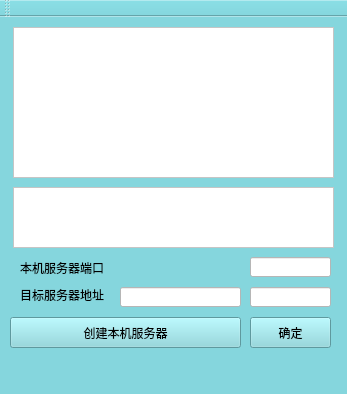
<?xml version="1.0" encoding="UTF-8"?>
<ui version="4.0">
 <class>MainWindow</class>
 <widget class="QMainWindow" name="MainWindow">
  <property name="geometry">
   <rect>
    <x>0</x>
    <y>0</y>
    <width>347</width>
    <height>394</height>
   </rect>
  </property>
  <property name="sizePolicy">
   <sizepolicy hsizetype="Fixed" vsizetype="Fixed">
    <horstretch>0</horstretch>
    <verstretch>0</verstretch>
   </sizepolicy>
  </property>
  <property name="windowTitle">
   <string notr="true">测试工具</string>
  </property>
  <property name="windowIcon">
   <iconset>
    <normaloff>C:/Users/lgj/Desktop/下载.png</normaloff>C:/Users/lgj/Desktop/下载.png</iconset>
  </property>
  <property name="styleSheet">
   <string notr="true">background-color: rgb(133, 214, 221);</string>
  </property>
  <widget class="QWidget" name="centralWidget">
   <widget class="QTextEdit" name="textEdit">
    <property name="geometry">
     <rect>
      <x>13</x>
      <y>10</y>
      <width>321</width>
      <height>151</height>
     </rect>
    </property>
    <property name="styleSheet">
     <string notr="true">background-color: rgb(255, 255, 255);</string>
    </property>
   </widget>
   <widget class="QTextEdit" name="textEdit_2">
    <property name="geometry">
     <rect>
      <x>13</x>
      <y>170</y>
      <width>321</width>
      <height>61</height>
     </rect>
    </property>
    <property name="styleSheet">
     <string notr="true">background-color: rgb(255, 255, 255);</string>
    </property>
   </widget>
   <widget class="QPushButton" name="pushButton">
    <property name="geometry">
     <rect>
      <x>250</x>
      <y>300</y>
      <width>81</width>
      <height>31</height>
     </rect>
    </property>
    <property name="text">
     <string>确定</string>
    </property>
   </widget>
   <widget class="QLineEdit" name="lineEdit_2">
    <property name="geometry">
     <rect>
      <x>250</x>
      <y>240</y>
      <width>81</width>
      <height>20</height>
     </rect>
    </property>
    <property name="styleSheet">
     <string notr="true">background-color: rgb(255, 255, 255);</string>
    </property>
   </widget>
   <widget class="QLineEdit" name="lineEdit_3">
    <property name="geometry">
     <rect>
      <x>120</x>
      <y>270</y>
      <width>121</width>
      <height>20</height>
     </rect>
    </property>
    <property name="styleSheet">
     <string notr="true">background-color: rgb(255, 255, 255);</string>
    </property>
   </widget>
   <widget class="QLineEdit" name="lineEdit_4">
    <property name="geometry">
     <rect>
      <x>250</x>
      <y>270</y>
      <width>81</width>
      <height>20</height>
     </rect>
    </property>
    <property name="styleSheet">
     <string notr="true">background-color: rgb(255, 255, 255);</string>
    </property>
   </widget>
   <widget class="QPushButton" name="pushButton_2">
    <property name="geometry">
     <rect>
      <x>10</x>
      <y>300</y>
      <width>231</width>
      <height>31</height>
     </rect>
    </property>
    <property name="text">
     <string>创建本机服务器</string>
    </property>
   </widget>
   <widget class="QLabel" name="label">
    <property name="geometry">
     <rect>
      <x>20</x>
      <y>240</y>
      <width>121</width>
      <height>21</height>
     </rect>
    </property>
    <property name="sizePolicy">
     <sizepolicy hsizetype="Preferred" vsizetype="Preferred">
      <horstretch>0</horstretch>
      <verstretch>0</verstretch>
     </sizepolicy>
    </property>
    <property name="text">
     <string>本机服务器端口</string>
    </property>
   </widget>
   <widget class="QLabel" name="label_2">
    <property name="geometry">
     <rect>
      <x>20</x>
      <y>270</y>
      <width>91</width>
      <height>16</height>
     </rect>
    </property>
    <property name="sizePolicy">
     <sizepolicy hsizetype="Preferred" vsizetype="Preferred">
      <horstretch>0</horstretch>
      <verstretch>0</verstretch>
     </sizepolicy>
    </property>
    <property name="text">
     <string>目标服务器地址</string>
    </property>
   </widget>
  </widget>
  <widget class="QMenuBar" name="menuBar">
   <property name="geometry">
    <rect>
     <x>0</x>
     <y>0</y>
     <width>347</width>
     <height>26</height>
    </rect>
   </property>
  </widget>
  <widget class="QToolBar" name="mainToolBar">
   <attribute name="toolBarArea">
    <enum>TopToolBarArea</enum>
   </attribute>
   <attribute name="toolBarBreak">
    <bool>false</bool>
   </attribute>
  </widget>
  <widget class="QStatusBar" name="statusBar"/>
 </widget>
 <layoutdefault spacing="6" margin="11"/>
 <resources/>
 <connections/>
</ui>
